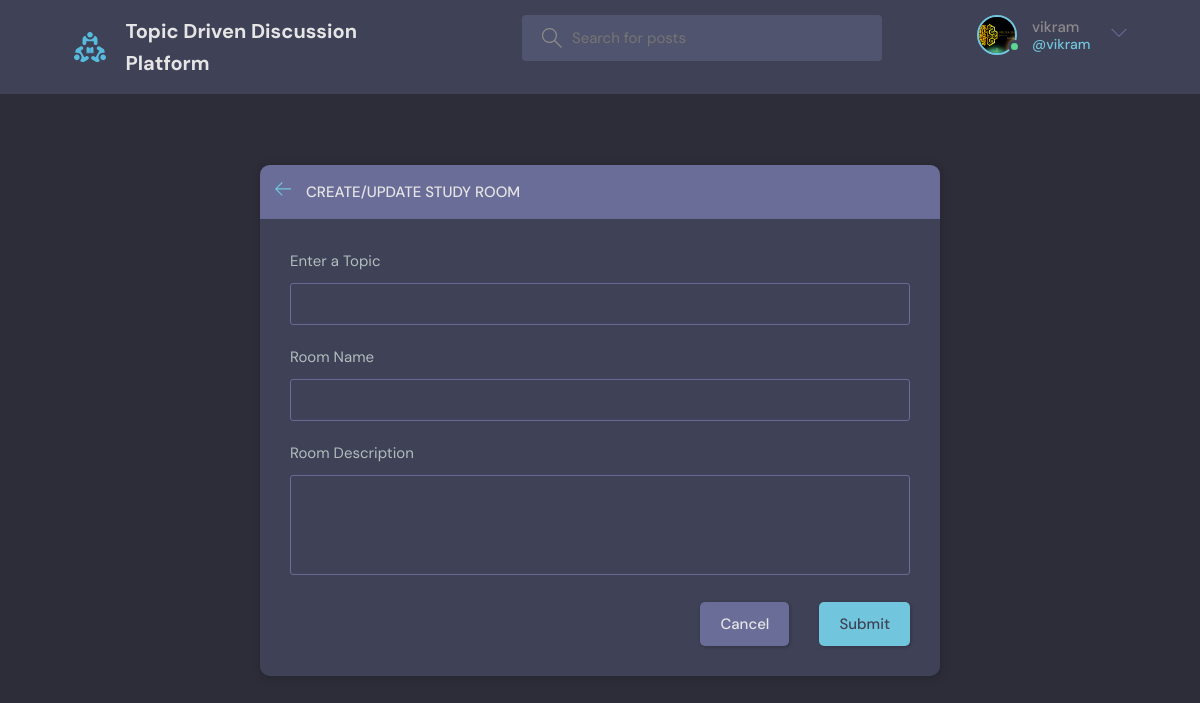
Screenshot of /create-room/ (signed in) with the database file from the repository.
### base/models.py (models this page shows)
class User(AbstractUser):
    name = models.CharField(max_length=200, null=True)
    email = models.EmailField(unique=True, null=True)
    bio = models.TextField(null=True)
    avatar = models.ImageField(null=True, default="avatar.svg")
    USERNAME_FIELD = 'email'
    REQUIRED_FIELDS = []

### base/views.py (the view, shortened to what this page needs)
# urls.py: path('create-room/', views.createRoom, name="create-room"),
@login_required(login_url='login')
def createRoom(request):
    form = RoomForm()
    topics = Topic.objects.all()
    context = {'form': form, 'topics': topics}
    return render(request, 'base/room_form.html', context)

### base/forms.py
class RoomForm(ModelForm):
    class Meta:
        model = Room
        fields = '__all__'
        exclude = ['host', 'participants']

### base/templates/base/room_form.html (shortened to what this page needs)
{% extends 'main.html' %}
{% block content %}
<main class="create-room layout">
  <div class="container">
    <div class="layout__box">
      <div class="layout__boxHeader">
        <div class="layout__boxTitle">
          <a href="{{request.META.HTTP_REFERER}}">
            <svg version="1.1" xmlns="http://www.w3.org/2000/svg" width="32" height="32" viewBox="0 0 32 32">
              <title>arrow-left</title>
              <path
                d="M13.723 2.286l-13.723 13.714 13.719 13.714 1.616-1.611-10.96-10.96h27.625v-2.286h-27.625l10.965-10.965-1.616-1.607z">
              </path>
            </svg>
          </a>
          <h3>Create/Update Study Room</h3>
        </div>
      </div>
      <div class="layout__body">
        <form class="form" action="" method="POST">
          <div class="form__group">
            <label for="room_topic">Enter a Topic</label>
            <input required type="text" value="{{room.topic.name}}" name="topic" list="topic-list" />
          </div>
          <div class="form__group">
            <label for="room_name">Room Name</label>
            {{form.name}}
          </div>
          <div class="form__group">
            <label for="room_description">Room Description</label>
            {{form.description}}
          </div>
          <div class="form__action">
            <a class="btn btn--dark" href="{{request.META.HTTP_REFERER}}">Cancel</a>
            <button class="btn btn--main" type="submit">Submit</button>
          </div>
        </form>
      </div>
    </div>
  </div>
</main>
{% endblock content %}

### templates/navbar.html (shortened to what this page needs)
{% load static %}
<header class="header header--loggedIn">
    <div class="container">
        <a href="{% url 'home' %}" class="header__logo">
            <img src="{% static 'images/logo.svg' %}" />
            <h1>Topic Driven  Discussion Platform</h1>
        </a>
        <form class="header__search" method="GET" action="{% url 'home' %}">
            <label>
                <input name="q" placeholder="Search for posts" />
            </label>
        </form>
        <nav class="header__menu">
            {% if request.user.is_authenticated %}
            <div class="header__user">
                <a href="{% url 'update-user' %}">
                    <div class="avatar avatar--medium active">
                        <img src="{{request.user.avatar.url}}" />
                    </div>
                    <p>{{request.user.username}} <span>@{{request.user.username}}</span></p>
                </a>
                <button class="dropdown-button">
                    <svg version="1.1" xmlns="http://www.w3.org/2000/svg" width="32" height="32" viewBox="0 0 32 32">
                        <title>chevron-down</title>
                        <path d="M16 21l-13-13h-3l16 16 16-16h-3l-13 13z"></path>
                    </svg>
                </button>
            </div>
            {% else %}
            <a href="{% url 'login' %}">
                <img src="{% static 'images/avatar.svg' %}" />
                <p>Login</p>
            </a>
            {% endif %}
        </nav>
    </div>
</header>

### rows the page displays
User: user.avatar (picture), user.username "vikram"
